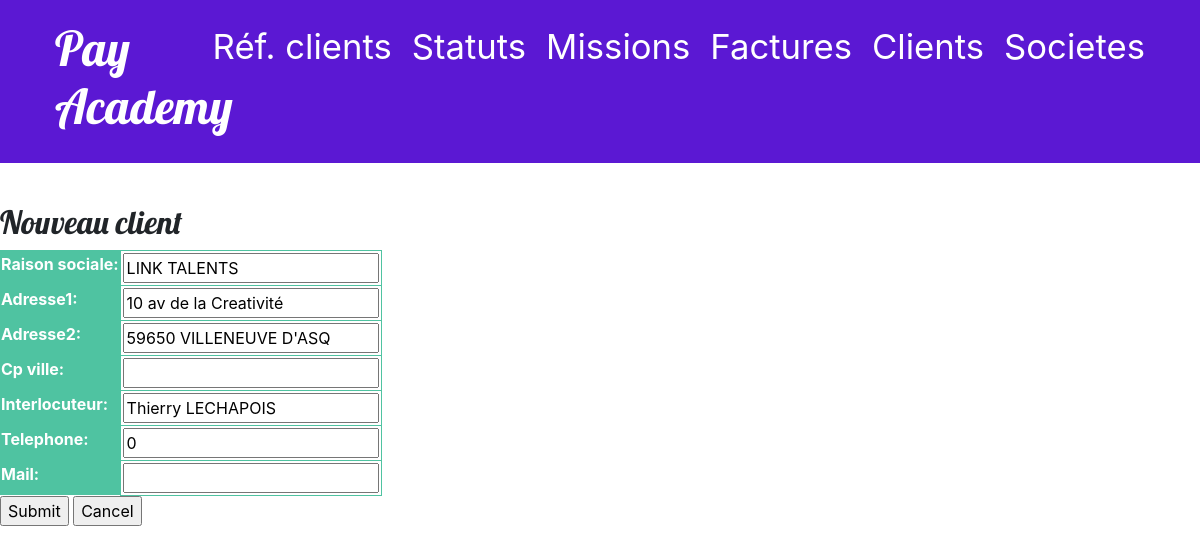
The app's page /polls/clients/1/update/ (signed in) with its own data.
### polls/models.py (models this page shows, shortened)
class Client(models.Model):
    raison_sociale = models.CharField(max_length = 200)
    adresse1 = models.CharField(max_length = 200)
    adresse2 = models.CharField(max_length = 200)
    cp_ville = models.CharField(max_length = 200, blank=True, null=True, default="_")
    interlocuteur =models.CharField(max_length = 200, blank=True, null=True, default="_")
    telephone =models.CharField(max_length = 15,default=0, blank=True, null=True)
    mail=models.CharField(max_length = 200, blank=True, null=True, default="_")

### polls/views.py (the view)
# urls.py: path('clients/<int:pk>/update/', views.ClientUpdate.as_view(), name='client_update'),
class ClientUpdate(LoginRequiredMixin, UpdateView):
    model = Client
    fields = '__all__'
    success_url = reverse_lazy('polls:client')

### polls/templates/polls/client_form.html (shortened to what this page needs)
{% extends 'polls/base.html' %}
{% block content %}
    <h2>Nouveau client</h2>
    <form action="" method="post">
    <table>
    {{ form.as_table }}
    </table>
    <input type="submit" value="Submit">
    <input type="submit" onclick="window.location='{% url 'polls:client' %}' ; return false;" value="Cancel">
  </form>
{% endblock %}

### polls/static/css/style.css (style rules this page uses)
h1, h2, h3, h4 { font-family: 'Lobster', cursive; }
thead, th { color: #ffffff; background: #4FC3A1; }
td { border:1px solid #4FC3A1; padding:2px 2px 2px 2px; margin-left: 2px; }

### records on screen
Client: raison_sociale "LINK TALENTS", adresse1 "10 av de la Creativité", adresse2 "59650 VILLENEUVE D'ASQ", interlocuteur "Thierry LECHAPOIS", telephone "0"
